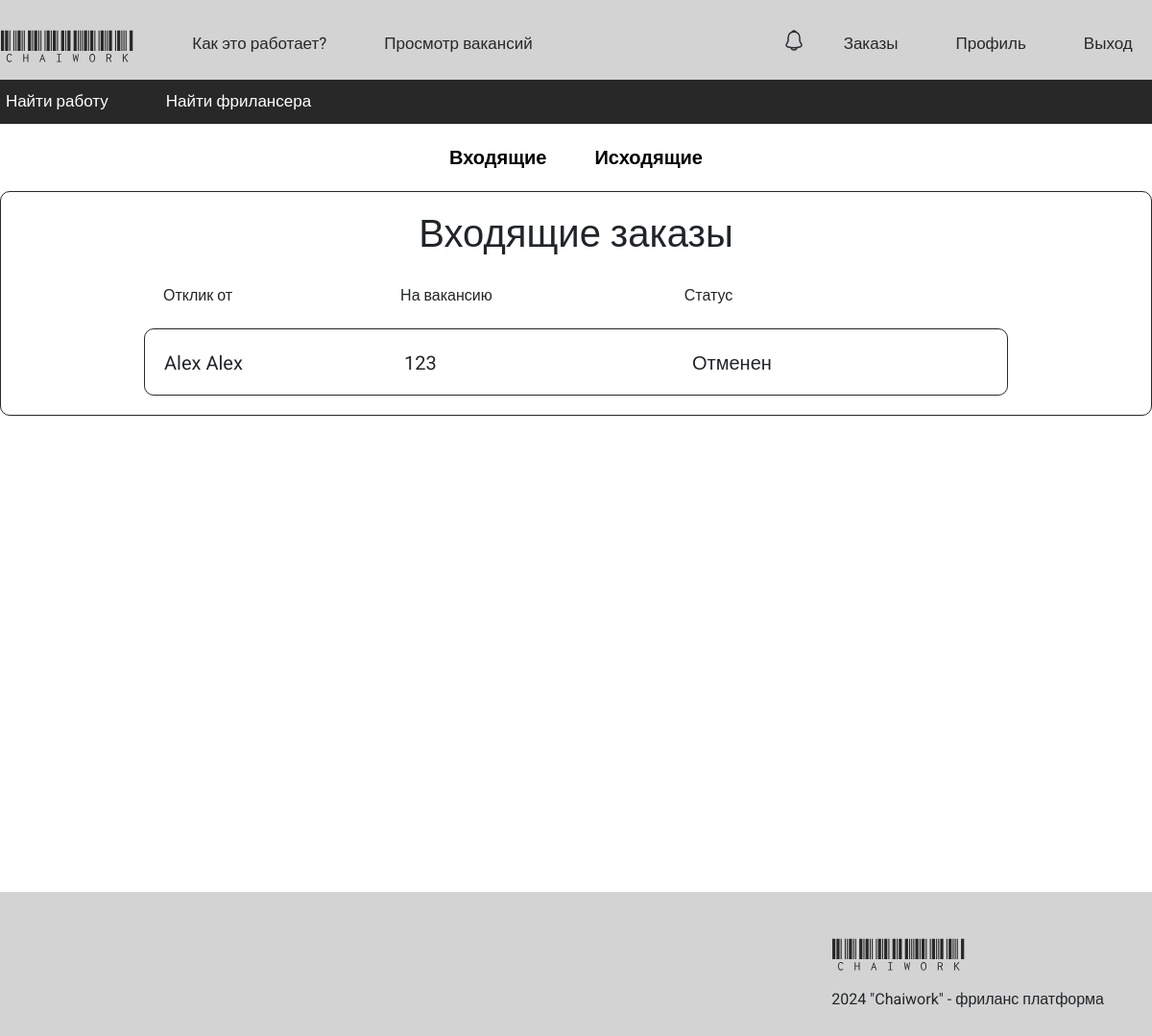
Page /order.php (signed in) on the committed database.
### tables this page shows
CREATE TABLE `response` (
  `id` int NOT NULL,
  `id_user_sender` int NOT NULL,
  `id_user_recipient` int NOT NULL,
  `id_status` int NOT NULL,
  `id_vacancy` int NOT NULL
);

CREATE TABLE `users` (
  `id` int NOT NULL,
  `name` varchar(255) NOT NULL,
  `login` varchar(255) NOT NULL,
  `email` varchar(255) NOT NULL,
  `password` varchar(255) NOT NULL,
  `id_role` int NOT NULL,
  `fullName` varchar(255) DEFAULT NULL,
  `about` text,
  `specialization` varchar(255) DEFAULT NULL,
  `country` varchar(255) DEFAULT NULL,
  `city` varchar(255) DEFAULT NULL,
  `header` varchar(255) DEFAULT NULL,
  `avatar` varchar(255) DEFAULT NULL
);

CREATE TABLE `vacancy` (
  `id` int NOT NULL,
  `id_user` int NOT NULL,
  `id_category` int NOT NULL,
  `name` varchar(255) NOT NULL,
  `description` text NOT NULL,
  `price` varchar(255) NOT NULL,
  `photo` varchar(255) NOT NULL
);

CREATE TABLE `status` (
  `id` int NOT NULL,
  `status` varchar(255) NOT NULL
);

### order.php (the view, shortened to what this page needs)
<?php
include "components/header.php";
?>
<main>
    <div class="order-button">
        <button onclick="incoming()">Входящие</button>
        <button onclick="outgoing()">Исходящие</button>
    </div>
    <div class="blocks">
        <div class="incoming" id="incoming">
            <h1>Входящие заказы</h1>
            <?php
            $responses= $core->query("SELECT * FROM `response` WHERE `id_user_recipient` = '{$_SESSION['user']['id']}'");
            if($responses->num_rows > 0){?>
            <div class="table">
                <p style="margin-right: 175px">Отклик от</p>
                <p style="margin-right: 200px">На вакансию</p>
                <p>Статус</p>
            </div>
            <?php
                while($response = $responses->fetch_assoc()){
                    $vacancys = $core->query("SELECT * FROM `vacancy` WHERE `id` = '{$response['id_vacancy']}'");
                    $vacancy = $vacancys->fetch_assoc();
                    $senders = $core->query("SELECT * FROM `users` WHERE `id` = '{$response['id_user_sender']}'");
                    $sender = $senders->fetch_assoc();
                    $statuss = $core->query("SELECT * FROM `status` WHERE `id` = '{$response['id_status']}'");
                    $status = $statuss->fetch_assoc();
                ?>
                <form action="order.php" class="order" method="post">
                    <p style="width: 250px"><?= $sender['fullName']?></p>
                    <p style="width: 300px;" ><?= $vacancy['name'] ?></p>
                    <p style="width: 150px"><?= $status['status'] ?></p>
                </form>
            <?php }} else {?>
                <p>У вас нет исходящих заказов</p>
                <?php }?>
        </div>
    </div>
</main>
<?php
include "components/footer.php"
?>

### css/index.css (style rules this page uses)
* { padding: 0; margin: 0; font-family: 'Roboto', sans-serif; }
main { min-height: 800px; display: flex; align-items: center; flex-direction: column; height: 100%; width: 100%; background-color: #fff; }
.order-button { display: flex; justify-content: center; gap: 50px; padding: 20px; }
.order-button button { border: none; background-color: rgba(0,0,0,0.0); font-size: 20px; font-weight: 700; }
.blocks { display: flex; justify-content: center; }
.blocks .table { width: 900px; height: 10px; padding-left: 20px; display: flex; }
.blocks .incoming { position: absolute; display: flex; min-height: 200px; max-height: auto; width: 1200px; border: 0.3px solid #282828; border-radius: 10px; background-color: #fff; text-align: center; padding: 20px; justify-content: center; align-items: center; flex-direction: column; gap: 20px; }
.blocks .order { width: 900px; height: 70px; border: 0.3px solid #282828; border-radius: 10px; display: flex; font-size: 20px; text-align: left; padding: 20px; }

### rows in the picture
response: id_user_sender.fullName "Alex Alex", id_vacancy.name "123", id_status.status "Отменен"
